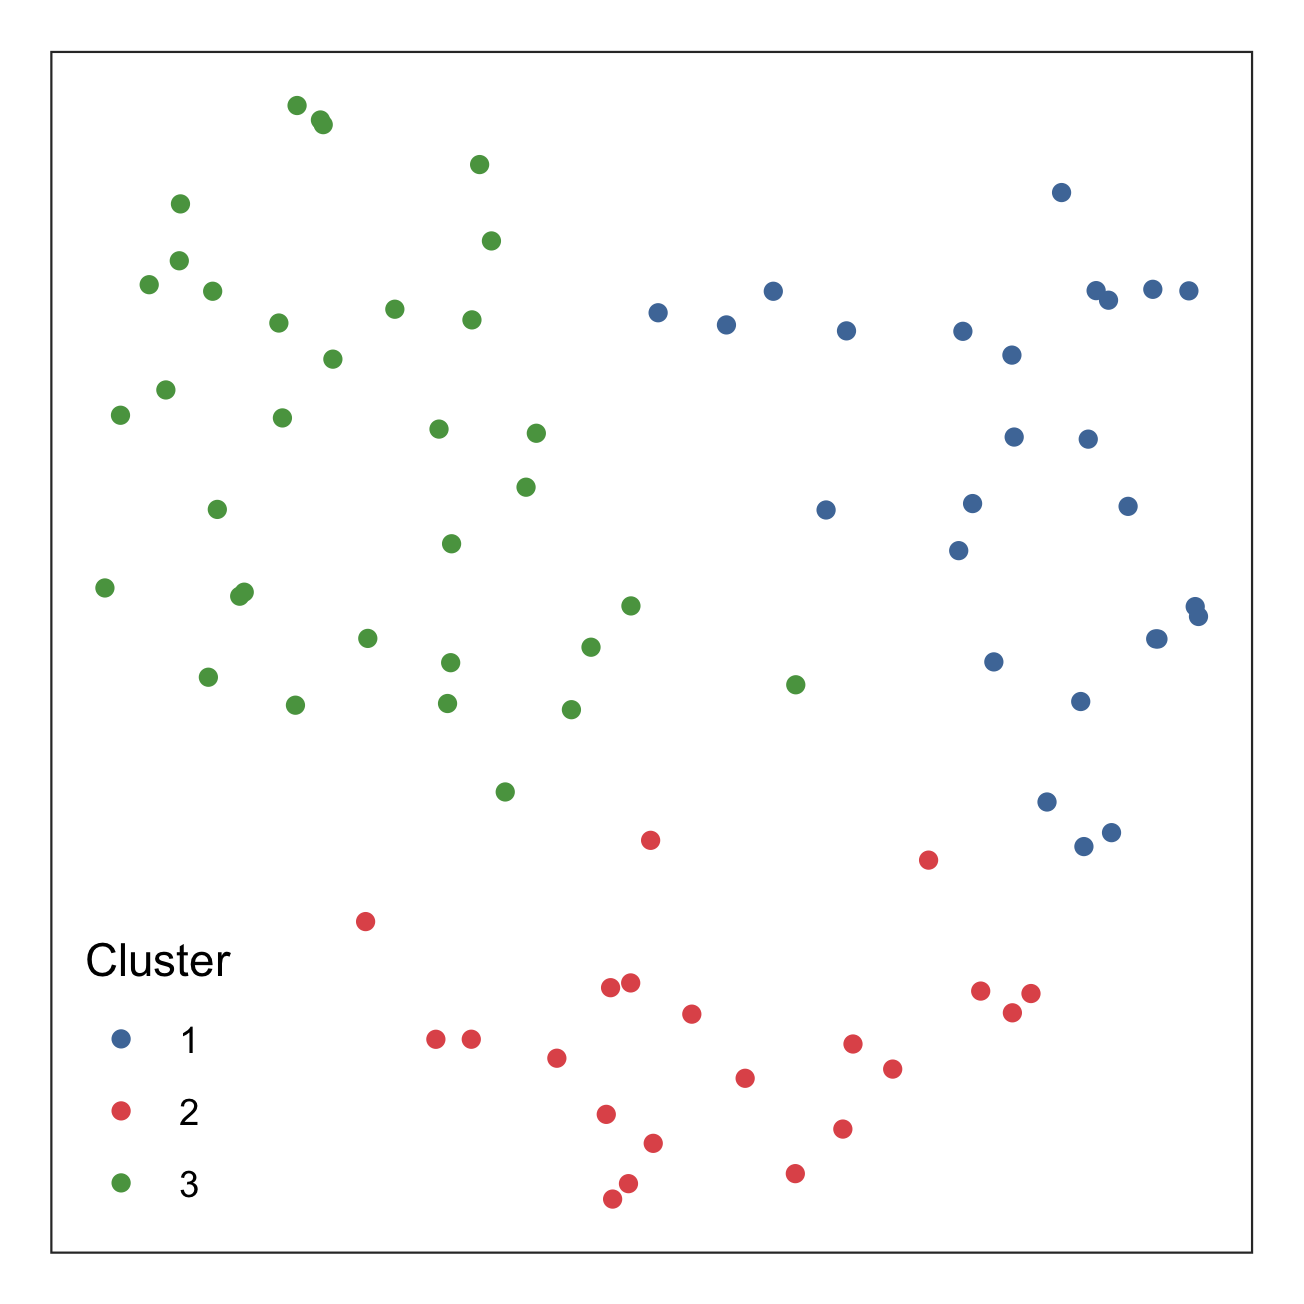

Reproduce this figure in R.
# # # # # # # # # # # # # # # # # # # # # # # # # # # # # # # # # # # # # # # # # # # # # # # # # #

library(ggforce)

library(ggplot2)

library(magick)

library(scater)

library(scran)

# # # # # # # # # # # # # # # # # # # # # # # # # # # # # # # # # # # # # # # # # # # # # # # # # #

sce <- readRDS("output/09-cell-annotation.rds")

dat <- makePerCellDF(sce)

# # # # # # # # # # # # # # # # # # # # # # # # # # # # # # # # # # # # # # # # # # # # # # # # # #

cluster.palette <- c("1" = "#4E79A7",
                     "2" = "#E15759",
                     "3" = "#59A14F")

# # # # # # # # # # # # # # # # # # # # # # # # # # # # # # # # # # # # # # # # # # # # # # # # # #

plt <- ggplot(dat, aes(UMAP.1, UMAP.2, colour = cluster)) +
  geom_point() +
  scale_colour_manual(name = "Cluster", values = cluster.palette) +
  theme_no_axes() +
  theme(
    aspect.ratio = 1,
    legend.position = c(0.01, 0.01),
    legend.justification = c(0, 0),
    legend.background = element_blank()
  )

# # # # # # # # # # # # # # # # # # # # # # # # # # # # # # # # # # # # # # # # # # # # # # # # # #

FILENAME <- "cluster.png"

WIDTH <- 7

HEIGHT <- WIDTH * 0.75

ggsave(filename = FILENAME, width = WIDTH, height = HEIGHT, scale = 0.8)

# # # # # # # # # # # # # # # # # # # # # # # # # # # # # # # # # # # # # # # # # # # # # # # # # #

img <- image_read(FILENAME)

img <- image_trim(img)

img <- image_border(img, color = "#FFFFFF", geometry = "50x50")

img <- image_write(img, path = FILENAME, format = "png")
